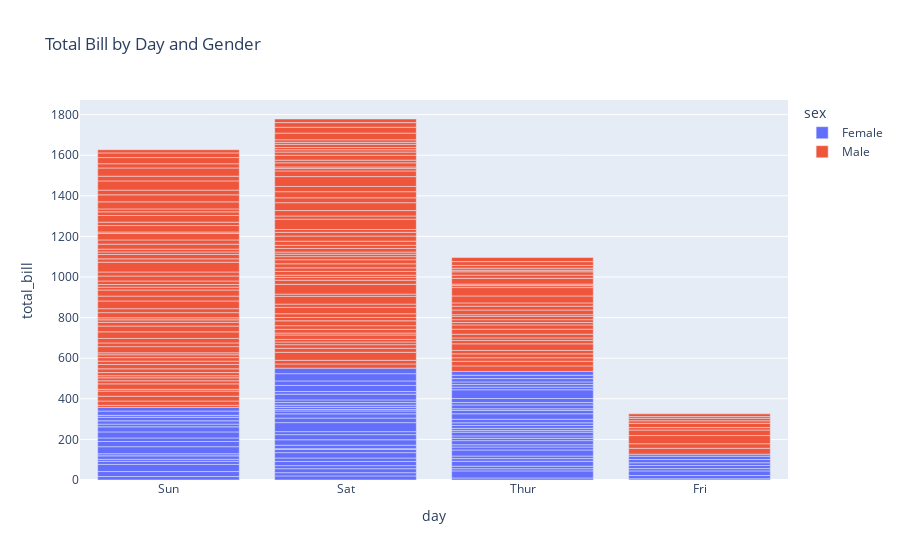

Notebook source saved alongside this figure:
### Code cell
data = px.data.tips()

fig = px.bar(data, x='day', y='total_bill', color='sex', title='Total Bill by Day and Gender')
fig.show()

### Figure 1 — Plotly figure (JSON) as saved in the notebook; plotly's stock layout.template omitted (floating-point values rounded to 4 significant figures; data arrays with more than 128 entries replaced by an {"elided": "..."} marker saying what was removed)
{"data": [{"alignmentgroup": "True", "hovertemplate": "sex=Female<br>day=%{x}<br>total_bill=%{y}<extra></extra>", "legendgroup": "Female", "marker": {"color": "#636efa", "pattern": {"shape": ""}}, "name": "Female", "offsetgroup": "Female", "orientation": "v", "showlegend": true, "textposition": "auto", "type": "bar", "x": ["Sun", "Sun", "Sun", "Sun", "Sun", "Sun", "Sat", "Sat", "Sat", "Sat", "Sat", "Sat", "Sun", "Sun", "Sat", "Sat", "Sat", "Sat", "Sat", "Sat", "Sat", "Thur", "Thur", "Fri", "Fri", "Fri", "Fri", "Fri", "Sat", "Sat", "Sat", "Sat", "Sat", "Sun", "Sun", "Thur", "Thur", "Thur", "Thur", "Thur", "Thur", "Thur", "Thur", "Thur", "Thur", "Thur", "Thur", "Thur", "Thur", "Thur", "Thur", "Thur", "Thur", "Thur", "Thur", "Thur", "Thur", "Sun", "Sun", "Sun", "Sun", "Sun", "Sat", "Sat", "Sun", "Sun", "Sun", "Thur", "Thur", "Thur", "Thur", "Thur", "Thur", "Thur", "Sat", "Sat", "Sat", "Sat", "Sat", "Fri", "Fri", "Fri", "Fri", "Sat", "Sat", "Sat", "Thur"], "xaxis": "x", "y": [16.99, 24.59, 35.26, 14.83, 10.33, 16.97, 20.29, 15.77, 19.65, 15.06, 20.69, 16.93, 10.29, 34.81, 26.41, 16.45, 3.07, 17.07, 26.86, 25.28, 14.73, 10.07, 34.83, 5.75, 16.32, 22.75, 11.35, 15.38, 44.3, 22.42, 20.92, 14.31, 7.25, 25.71, 17.31, 10.65, 12.43, 24.08, 13.42, 12.48, 29.8, 14.52, 11.38, 20.27, 11.17, 12.26, 18.26, 8.51, 10.33, 14.15, 13.16, 17.47, 27.05, 16.43, 8.35, 18.64, 11.87, 29.85, 25, 13.39, 16.21, 17.51, 10.59, 10.63, 9.6, 20.9, 18.15, 19.81, 43.11, 13, 12.74, 13, 16.4, 16.47, 12.76, 13.27, 28.17, 12.9, 30.14, 13.42, 15.98, 16.27, 10.09, 22.12, 35.83, 27.18, 18.78], "yaxis": "y"}, {"alignmentgroup": "True", "hovertemplate": "sex=Male<br>day=%{x}<br>total_bill=%{y}<extra></extra>", "legendgroup": "Male", "marker": {"color": "#EF553B", "pattern": {"shape": ""}}, "name": "Male", "offsetgroup": "Male", "orientation": "v", "showlegend": true, "textposition": "auto", "type": "bar", "x": {"elided": "157 str values"}, "xaxis": "x", "y": {"elided": "157 float values"}, "yaxis": "y"}], "layout": {"barmode": "relative", "legend": {"title": {"text": "sex"}, "tracegroupgap": 0}, "title": {"text": "Total Bill by Day and Gender"}, "xaxis": {"anchor": "y", "domain": [0, 1], "title": {"text": "day"}}, "yaxis": {"anchor": "x", "domain": [0, 1], "title": {"text": "total_bill"}}}}
